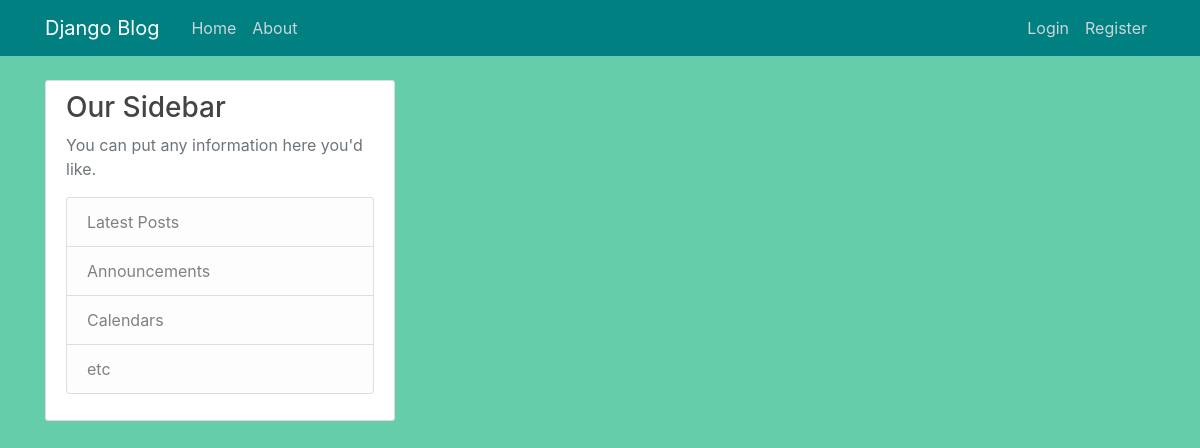
The app's page /, older data.
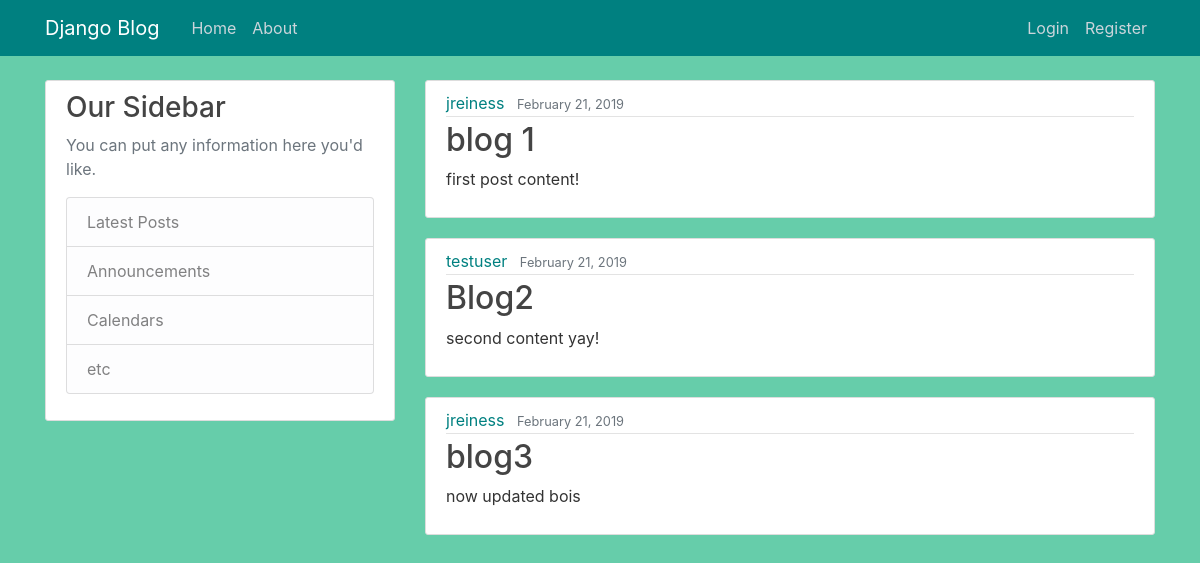
The same page, newer data.
### blog/models.py (models this page shows, shortened)
class Post(models.Model):
    title = models.CharField(max_length=100)
    content = models.TextField()
    date_posted = models.DateTimeField(default=timezone.now)
    author = models.ForeignKey(User, on_delete=models.CASCADE) #on_delete says what to do if user is deleted - what happens to post?

### blog/views.py (the view)
# urls.py: path('', views.home, name='blog-home'),
def home(request):
    context = {
        'posts':Post.objects.all()
    }
    return render(request, 'blog/home.html', context)

### blog/templates/blog/home.html
{% extends 'blog/base.html'%}
{% block content %}
	{% for post in posts %}
		<article class="media content-section">
		  <div class="media-body">
			<div class="article-metadata">
			  <a class="mr-2" href="#">{{ post.author }}</a>
			  <small class="text-muted">{{ post.date_posted|date:"F j, Y" }}</small>
			</div>
			<h2><a class="article-title" href="#">{{ post.title }}</a></h2>
			<p class="article-content">{{ post.content }}</p>
		  </div>
		</article>
	{% endfor %}
{% endblock content %}

### blog/templates/blog/base.html (shortened to what this page needs)
{% load static %}
<!DOCTYPE html>
<html>
	<head>
		<link rel="stylesheet" href="https://maxcdn.bootstrapcdn.com/bootstrap/4.0.0/css/bootstrap.min.css">
		<link rel='stylesheet' type='text/css' href='{% static "blog/main.css" %}'>
	</head>
	<body>
		<header class="site-header">
			<nav class="navbar navbar-expand-md navbar-dark bg-steel fixed-top">
				<div class="container">
					<a class="navbar-brand mr-4" href="{% url 'blog-home' %}">Django Blog</a>
					<div class="collapse navbar-collapse" id="navbarToggle">
						<div class="navbar-nav mr-auto">
							<a class="nav-item nav-link" href="{% url 'blog-home' %}">Home</a>
							<a class="nav-item nav-link" href="{% url 'blog-about' %}">About</a>
						</div>
						<div class="navbar-nav">
							<a class="nav-item nav-link" href="#">Login</a>
							<a class="nav-item nav-link" href="#">Register</a>
						</div>
					</div>
				</div>
			</nav>
		</header>
		<main role="main" class="container">
		<div class="row">
			<div class="col-md-4">
				<div class="content-section">
					<h3>Our Sidebar</h3>
					<p class='text-muted'>You can put any information here you'd like.
					<ul class="list-group">
						<li class="list-group-item list-group-item-light">Latest Posts</li>
						<li class="list-group-item list-group-item-light">Announcements</li>
						<li class="list-group-item list-group-item-light">Calendars</li>
						<li class="list-group-item list-group-item-light">etc</li>
					</ul>
					</p>
				</div>
			</div>
			<div class="col-md-8">
				{% block content %}{% endblock %}
			</div>
		</div>
		</main>
	</body>
</html>

### blog/static/blog/main.css (style rules this page uses)
body { background: MediumAquamarine; color: #333333; margin-top: 5rem; }
h1, h2, h3, h4, h5, h6 { color: #444444; }
ul { margin: 0; }
.bg-steel { background-color: Teal; }
.site-header .navbar-nav .nav-link { color: #cbd5db; }
.content-section { background: #ffffff; padding: 10px 20px; border: 1px solid #dddddd; border-radius: 3px; margin-bottom: 20px; }
.article-title { color: #444444; }
a.mr-2 { color: Teal; }
.article-content { white-space: pre-line; }
.article-metadata { padding-bottom: 1px; margin-bottom: 4px; border-bottom: 1px solid #e3e3e3 }

Row changes from the older to the newer data that the page shows:
added Post: author "jreiness", date_posted "February 21, 2019", title "blog 1", content "first post content!"
added Post: author "testuser", date_posted "February 21, 2019", title "Blog2", content "second content yay!"
added Post: author "jreiness", date_posted "February 21, 2019", title "blog3", content "now updated bois"
